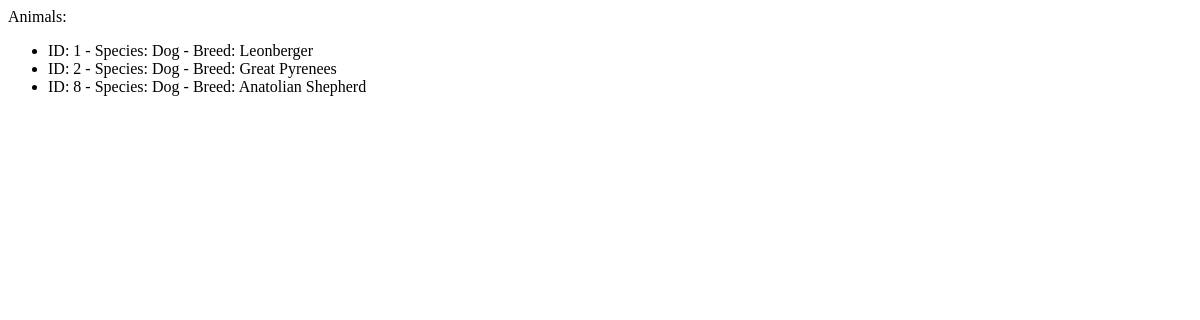
The app's page /pet/dogs/, older data.
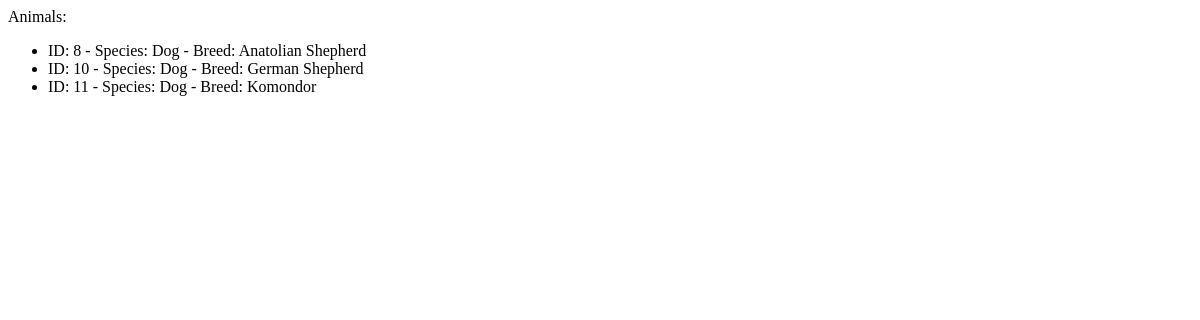
The same page, newer data.
### Pet/models.py (models this page shows, shortened)
class Adoptee(models.Model):
    name = models.CharField(null = True, max_length=63, blank=True)
    breed = models.CharField(max_length=31)
    age = models.IntegerField()
    photo = models.ImageField(blank = True, null=True, upload_to=None, height_field=None, width_field=None, max_length=255)
    species = models.CharField(max_length=63)

### Pet/views.py (the view)
# urls.py: path("dogs/", views.list_dogs, name = "list"),
def list_dogs(request):
    adoptees = Adoptee.objects.filter(species="Dog", name__isnull=True)
    return render(request, "list.html", {"adoptees": adoptees})

### Pet/templates/list.html (shortened to what this page needs)
<ul>
    {% for adoptee in adoptees %}
        <li>ID: {{ adoptee.id }} - Species: {{ adoptee.species }} - Breed: {{ adoptee.breed }} </li>
    {% endfor %}
</ul>

Row changes from the older to the newer data that the page shows:
no longer on this page (row edited): Adoptee: id "1", species "Dog", breed "Leonberger"
no longer on this page (row edited): Adoptee: id "2", species "Dog", breed "Great Pyrenees"
added Adoptee: id "10", species "Dog", breed "German Shepherd"
added Adoptee: id "11", species "Dog", breed "Komondor"
